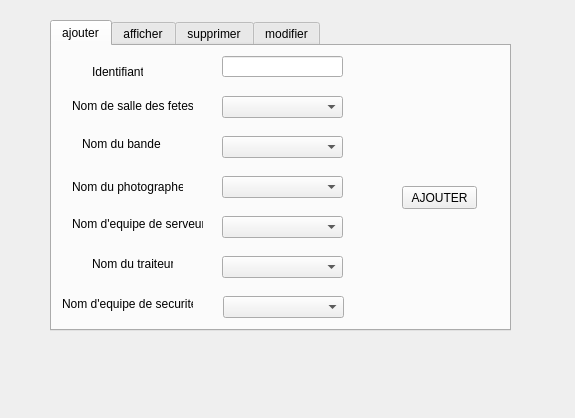
<?xml version="1.0" encoding="UTF-8"?>
<ui version="4.0">
 <class>reservation</class>
 <widget class="QWidget" name="reservation">
  <property name="geometry">
   <rect>
    <x>0</x>
    <y>0</y>
    <width>575</width>
    <height>418</height>
   </rect>
  </property>
  <property name="windowTitle">
   <string>Form</string>
  </property>
  <widget class="QTabWidget" name="tabWidget_3">
   <property name="geometry">
    <rect>
     <x>50</x>
     <y>20</y>
     <width>461</width>
     <height>311</height>
    </rect>
   </property>
   <property name="currentIndex">
    <number>0</number>
   </property>
   <widget class="QWidget" name="tab_7">
    <attribute name="title">
     <string>ajouter</string>
    </attribute>
    <widget class="QLabel" name="label_7">
     <property name="geometry">
      <rect>
       <x>20</x>
       <y>130</y>
       <width>111</width>
       <height>21</height>
      </rect>
     </property>
     <property name="text">
      <string>Nom du photographe </string>
     </property>
    </widget>
    <widget class="QLabel" name="label_8">
     <property name="geometry">
      <rect>
       <x>30</x>
       <y>90</y>
       <width>81</width>
       <height>16</height>
      </rect>
     </property>
     <property name="text">
      <string>Nom du bande</string>
     </property>
    </widget>
    <widget class="QLineEdit" name="lineEdit_id_2">
     <property name="geometry">
      <rect>
       <x>170</x>
       <y>10</y>
       <width>121</width>
       <height>21</height>
      </rect>
     </property>
    </widget>
    <widget class="QLabel" name="label_9">
     <property name="geometry">
      <rect>
       <x>20</x>
       <y>50</y>
       <width>121</width>
       <height>20</height>
      </rect>
     </property>
     <property name="text">
      <string>Nom de salle des fetes</string>
     </property>
    </widget>
    <widget class="QLabel" name="label_10">
     <property name="geometry">
      <rect>
       <x>40</x>
       <y>10</y>
       <width>51</width>
       <height>31</height>
      </rect>
     </property>
     <property name="text">
      <string>Identifiant</string>
     </property>
    </widget>
    <widget class="QComboBox" name="comboBox">
     <property name="geometry">
      <rect>
       <x>170</x>
       <y>50</y>
       <width>121</width>
       <height>22</height>
      </rect>
     </property>
    </widget>
    <widget class="QComboBox" name="comboBox_2">
     <property name="geometry">
      <rect>
       <x>170</x>
       <y>90</y>
       <width>121</width>
       <height>22</height>
      </rect>
     </property>
    </widget>
    <widget class="QComboBox" name="comboBox_3">
     <property name="geometry">
      <rect>
       <x>170</x>
       <y>130</y>
       <width>121</width>
       <height>22</height>
      </rect>
     </property>
    </widget>
    <widget class="QLabel" name="label_16">
     <property name="geometry">
      <rect>
       <x>20</x>
       <y>170</y>
       <width>131</width>
       <height>16</height>
      </rect>
     </property>
     <property name="text">
      <string>Nom d'equipe de serveur</string>
     </property>
    </widget>
    <widget class="QComboBox" name="comboBox_4">
     <property name="geometry">
      <rect>
       <x>170</x>
       <y>170</y>
       <width>121</width>
       <height>22</height>
      </rect>
     </property>
    </widget>
    <widget class="QLabel" name="label_17">
     <property name="geometry">
      <rect>
       <x>40</x>
       <y>210</y>
       <width>81</width>
       <height>16</height>
      </rect>
     </property>
     <property name="text">
      <string>Nom du traiteur</string>
     </property>
    </widget>
    <widget class="QComboBox" name="comboBox_5">
     <property name="geometry">
      <rect>
       <x>170</x>
       <y>210</y>
       <width>121</width>
       <height>22</height>
      </rect>
     </property>
    </widget>
    <widget class="QLabel" name="label_18">
     <property name="geometry">
      <rect>
       <x>10</x>
       <y>250</y>
       <width>131</width>
       <height>16</height>
      </rect>
     </property>
     <property name="text">
      <string>Nom d'equipe de securiter</string>
     </property>
    </widget>
    <widget class="QComboBox" name="comboBox_6">
     <property name="geometry">
      <rect>
       <x>171</x>
       <y>250</y>
       <width>121</width>
       <height>22</height>
      </rect>
     </property>
    </widget>
    <widget class="QPushButton" name="pushButton">
     <property name="geometry">
      <rect>
       <x>350</x>
       <y>140</y>
       <width>75</width>
       <height>23</height>
      </rect>
     </property>
     <property name="text">
      <string>AJOUTER</string>
     </property>
    </widget>
   </widget>
   <widget class="QWidget" name="tab_8">
    <attribute name="title">
     <string>afficher</string>
    </attribute>
    <widget class="QTextBrowser" name="textBrowser">
     <property name="geometry">
      <rect>
       <x>20</x>
       <y>10</y>
       <width>421</width>
       <height>271</height>
      </rect>
     </property>
    </widget>
   </widget>
   <widget class="QWidget" name="tab_9">
    <attribute name="title">
     <string>supprimer</string>
    </attribute>
   </widget>
   <widget class="QWidget" name="tab_10">
    <attribute name="title">
     <string>modifier</string>
    </attribute>
   </widget>
  </widget>
 </widget>
 <resources/>
 <connections/>
</ui>
